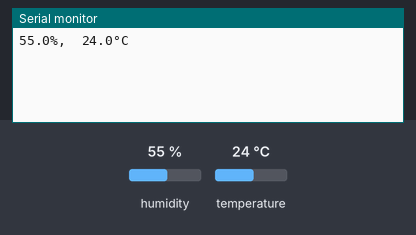
A sketch run on a simulated ESP8266 (NodeMCU). Shown: the last lines printed to the serial monitor. The inputs (shaded band) are chosen by the test bench; at power-on: humidity 55 %, temperature 24 °C.

Above: at 3.2 s.
3.3 s: humidity set to 22 %
At 4.6 s:
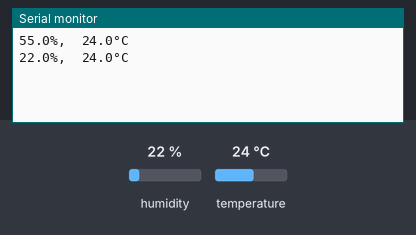
4.8 s: temperature set to 12 °C
At 6.2 s:
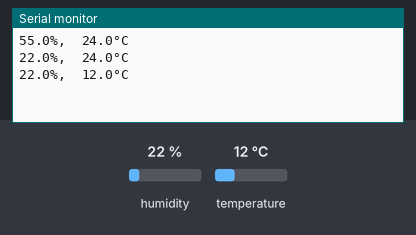
6.3 s: humidity set to 40 %
At 9.1 s:
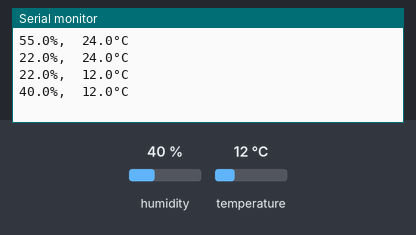
Timing chart, 0 to 10.6 s (numbered marks = the images above; inputs shaded):
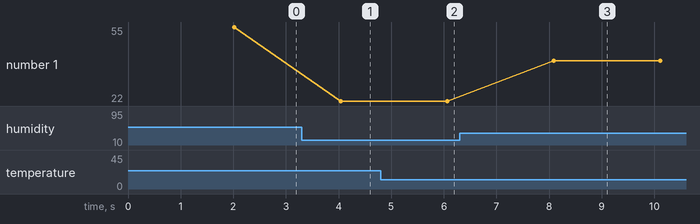

Measured:
- after the input at 3.3 s, the serial monitor: prints a new line after 0.74 s (image 1)
- after the input at 4.8 s, the serial monitor: prints a new line after 1.3 s (image 2)
- after the input at 6.3 s, the serial monitor: prints a new line after 1.8 s (image 3)
- plotted number 1: 55 → 22 after the input at 3.3 s, 22 → 40 after the input at 6.3 s

The sketch:

realdeal.ino
```cpp
//
//    FILE: DHT20_test_esp.ino
//  AUTHOR: Rob Tillaart
// PURPOSE: Demo for DHT20 I2C humidity & temperature sensor
//

//  Always check datasheet - front view
//
//          +--------------+
//  VDD ----| 1            |
//  SDA ----| 2    DHT20   |
//  GND ----| 3            |
//  SCL ----| 4            |
//          +--------------+

#include "DHT20.h"

DHT20 DHT(&Wire);


void setup()
{

#if defined(ESP8266) || defined(ESP32)
  DHT.begin(12, 13);  //  select your pin numbers here
#else
  DHT.begin();
#endif

  Serial.begin(115200);
  delay(2000);

}


void loop()
{
  //  READ DATA

  int status = DHT.read();


  //  DISPLAY DATA, sensor has only one decimal.
  Serial.print(DHT.getHumidity(), 1);
  Serial.print('%');
  Serial.print(",\t");
  Serial.print(DHT.getTemperature(), 1);
  Serial.println("°C");
  delay(2000);
}


// -- END OF FILE --
```
